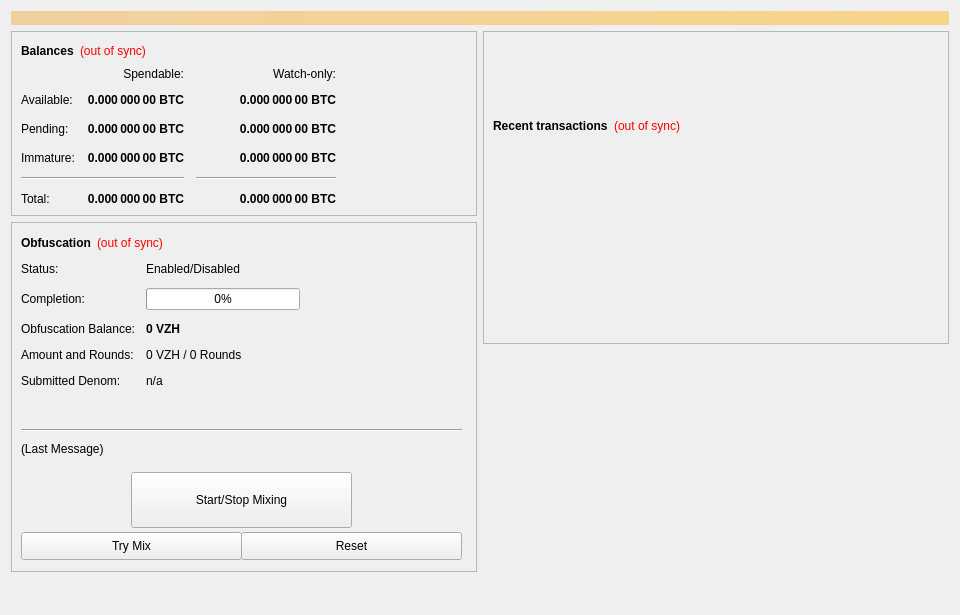
<?xml version="1.0" encoding="UTF-8"?>
<ui version="4.0">
 <class>OverviewPage</class>
 <widget class="QWidget" name="OverviewPage">
  <property name="geometry">
   <rect>
    <x>0</x>
    <y>0</y>
    <width>960</width>
    <height>615</height>
   </rect>
  </property>
  <property name="minimumSize">
   <size>
    <width>960</width>
    <height>0</height>
   </size>
  </property>
  <property name="windowTitle">
   <string>Form</string>
  </property>
  <layout class="QVBoxLayout" name="topLayout">
   <item>
    <widget class="QLabel" name="labelAlerts">
     <property name="visible">
      <bool>false</bool>
     </property>
     <property name="styleSheet">
      <string notr="true">background-color: qlineargradient(x1: 0, y1: 0, x2: 1, y2: 0, stop:0 #F0D0A0, stop:1 #F8D488); color:#000000;</string>
     </property>
     <property name="wordWrap">
      <bool>true</bool>
     </property>
     <property name="margin">
      <number>3</number>
     </property>
    </widget>
   </item>
   <item>
    <layout class="QHBoxLayout" name="horizontalLayout" stretch="1,1">
     <item>
      <layout class="QVBoxLayout" name="verticalLayout_2">
       <item>
        <widget class="QFrame" name="frame">
         <property name="frameShape">
          <enum>QFrame::StyledPanel</enum>
         </property>
         <property name="frameShadow">
          <enum>QFrame::Raised</enum>
         </property>
         <layout class="QVBoxLayout" name="verticalLayout_4">
          <item>
           <layout class="QHBoxLayout" name="horizontalLayout_4">
            <item>
             <widget class="QLabel" name="label_5">
              <property name="font">
               <font>
                <weight>75</weight>
                <bold>true</bold>
               </font>
              </property>
              <property name="text">
               <string>Balances</string>
              </property>
             </widget>
            </item>
            <item>
             <widget class="QLabel" name="labelWalletStatus">
              <property name="cursor">
               <cursorShape>WhatsThisCursor</cursorShape>
              </property>
              <property name="toolTip">
               <string>The displayed information may be out of date. Your wallet automatically synchronizes with the vizeh network after a connection is established, but this process has not completed yet.</string>
              </property>
              <property name="styleSheet">
               <string notr="true">QLabel { color: red; }</string>
              </property>
              <property name="text">
               <string notr="true">(out of sync)</string>
              </property>
              <property name="alignment">
               <set>Qt::AlignLeading|Qt::AlignLeft|Qt::AlignVCenter</set>
              </property>
             </widget>
            </item>
            <item>
             <spacer name="horizontalSpacer_3">
              <property name="orientation">
               <enum>Qt::Horizontal</enum>
              </property>
              <property name="sizeHint" stdset="0">
               <size>
                <width>40</width>
                <height>20</height>
               </size>
              </property>
             </spacer>
            </item>
           </layout>
          </item>
          <item>
           <layout class="QGridLayout" name="gridLayout">
            <property name="spacing">
             <number>12</number>
            </property>
            <item row="2" column="2">
             <widget class="QLabel" name="labelWatchPending">
              <property name="font">
               <font>
                <weight>75</weight>
                <bold>true</bold>
               </font>
              </property>
              <property name="cursor">
               <cursorShape>IBeamCursor</cursorShape>
              </property>
              <property name="toolTip">
               <string>Unconfirmed transactions to watch-only addresses</string>
              </property>
              <property name="text">
               <string notr="true">0.000 000 00 BTC</string>
              </property>
              <property name="alignment">
               <set>Qt::AlignRight|Qt::AlignTrailing|Qt::AlignVCenter</set>
              </property>
              <property name="textInteractionFlags">
               <set>Qt::LinksAccessibleByMouse|Qt::TextSelectableByKeyboard|Qt::TextSelectableByMouse</set>
              </property>
             </widget>
            </item>
            <item row="2" column="1">
             <widget class="QLabel" name="labelUnconfirmed">
              <property name="font">
               <font>
                <weight>75</weight>
                <bold>true</bold>
               </font>
              </property>
              <property name="cursor">
               <cursorShape>IBeamCursor</cursorShape>
              </property>
              <property name="toolTip">
               <string>Total of transactions that have yet to be confirmed, and do not yet count toward the spendable balance</string>
              </property>
              <property name="text">
               <string notr="true">0.000 000 00 BTC</string>
              </property>
              <property name="alignment">
               <set>Qt::AlignRight|Qt::AlignTrailing|Qt::AlignVCenter</set>
              </property>
              <property name="textInteractionFlags">
               <set>Qt::LinksAccessibleByMouse|Qt::TextSelectableByKeyboard|Qt::TextSelectableByMouse</set>
              </property>
             </widget>
            </item>
            <item row="3" column="2">
             <widget class="QLabel" name="labelWatchImmature">
              <property name="font">
               <font>
                <weight>75</weight>
                <bold>true</bold>
               </font>
              </property>
              <property name="cursor">
               <cursorShape>IBeamCursor</cursorShape>
              </property>
              <property name="toolTip">
               <string>Staked or masternode rewards in watch-only addresses that has not yet matured</string>
              </property>
              <property name="text">
               <string notr="true">0.000 000 00 BTC</string>
              </property>
              <property name="alignment">
               <set>Qt::AlignRight|Qt::AlignTrailing|Qt::AlignVCenter</set>
              </property>
              <property name="textInteractionFlags">
               <set>Qt::LinksAccessibleByMouse|Qt::TextSelectableByKeyboard|Qt::TextSelectableByMouse</set>
              </property>
             </widget>
            </item>
            <item row="4" column="0" colspan="2">
             <widget class="Line" name="lineSpendableBalance">
              <property name="orientation">
               <enum>Qt::Horizontal</enum>
              </property>
             </widget>
            </item>
            <item row="4" column="2">
             <widget class="Line" name="lineWatchBalance">
              <property name="sizePolicy">
               <sizepolicy hsizetype="Preferred" vsizetype="Fixed">
                <horstretch>0</horstretch>
                <verstretch>0</verstretch>
               </sizepolicy>
              </property>
              <property name="minimumSize">
               <size>
                <width>140</width>
                <height>0</height>
               </size>
              </property>
              <property name="orientation">
               <enum>Qt::Horizontal</enum>
              </property>
             </widget>
            </item>
            <item row="5" column="0">
             <widget class="QLabel" name="labelTotalText">
              <property name="text">
               <string>Total:</string>
              </property>
             </widget>
            </item>
            <item row="3" column="1">
             <widget class="QLabel" name="labelImmature">
              <property name="font">
               <font>
                <weight>75</weight>
                <bold>true</bold>
               </font>
              </property>
              <property name="cursor">
               <cursorShape>IBeamCursor</cursorShape>
              </property>
              <property name="toolTip">
               <string>Staked or masternode rewards that has not yet matured</string>
              </property>
              <property name="text">
               <string notr="true">0.000 000 00 BTC</string>
              </property>
              <property name="alignment">
               <set>Qt::AlignRight|Qt::AlignTrailing|Qt::AlignVCenter</set>
              </property>
              <property name="textInteractionFlags">
               <set>Qt::LinksAccessibleByMouse|Qt::TextSelectableByKeyboard|Qt::TextSelectableByMouse</set>
              </property>
             </widget>
            </item>
            <item row="2" column="3">
             <spacer name="horizontalSpacer_2">
              <property name="orientation">
               <enum>Qt::Horizontal</enum>
              </property>
              <property name="sizeHint" stdset="0">
               <size>
                <width>40</width>
                <height>20</height>
               </size>
              </property>
             </spacer>
            </item>
            <item row="3" column="0">
             <widget class="QLabel" name="labelImmatureText">
              <property name="text">
               <string>Immature:</string>
              </property>
             </widget>
            </item>
            <item row="5" column="1">
             <widget class="QLabel" name="labelTotal">
              <property name="font">
               <font>
                <weight>75</weight>
                <bold>true</bold>
               </font>
              </property>
              <property name="cursor">
               <cursorShape>IBeamCursor</cursorShape>
              </property>
              <property name="toolTip">
               <string>Your current total balance</string>
              </property>
              <property name="text">
               <string notr="true">0.000 000 00 BTC</string>
              </property>
              <property name="alignment">
               <set>Qt::AlignRight|Qt::AlignTrailing|Qt::AlignVCenter</set>
              </property>
              <property name="textInteractionFlags">
               <set>Qt::LinksAccessibleByMouse|Qt::TextSelectableByKeyboard|Qt::TextSelectableByMouse</set>
              </property>
             </widget>
            </item>
            <item row="5" column="2">
             <widget class="QLabel" name="labelWatchTotal">
              <property name="font">
               <font>
                <weight>75</weight>
                <bold>true</bold>
               </font>
              </property>
              <property name="cursor">
               <cursorShape>IBeamCursor</cursorShape>
              </property>
              <property name="toolTip">
               <string>Current total balance in watch-only addresses</string>
              </property>
              <property name="text">
               <string notr="true">0.000 000 00 BTC</string>
              </property>
              <property name="alignment">
               <set>Qt::AlignRight|Qt::AlignTrailing|Qt::AlignVCenter</set>
              </property>
              <property name="textInteractionFlags">
               <set>Qt::LinksAccessibleByMouse|Qt::TextSelectableByKeyboard|Qt::TextSelectableByMouse</set>
              </property>
             </widget>
            </item>
            <item row="0" column="2">
             <widget class="QLabel" name="labelWatchonly">
              <property name="text">
               <string>Watch-only:</string>
              </property>
              <property name="alignment">
               <set>Qt::AlignRight|Qt::AlignTrailing|Qt::AlignVCenter</set>
              </property>
             </widget>
            </item>
            <item row="1" column="0">
             <widget class="QLabel" name="labelBalanceText">
              <property name="text">
               <string>Available:</string>
              </property>
             </widget>
            </item>
            <item row="1" column="1">
             <widget class="QLabel" name="labelBalance">
              <property name="font">
               <font>
                <weight>75</weight>
                <bold>true</bold>
               </font>
              </property>
              <property name="cursor">
               <cursorShape>IBeamCursor</cursorShape>
              </property>
              <property name="toolTip">
               <string>Your current spendable balance</string>
              </property>
              <property name="text">
               <string notr="true">0.000 000 00 BTC</string>
              </property>
              <property name="alignment">
               <set>Qt::AlignRight|Qt::AlignTrailing|Qt::AlignVCenter</set>
              </property>
              <property name="textInteractionFlags">
               <set>Qt::LinksAccessibleByMouse|Qt::TextSelectableByKeyboard|Qt::TextSelectableByMouse</set>
              </property>
             </widget>
            </item>
            <item row="1" column="2">
             <widget class="QLabel" name="labelWatchAvailable">
              <property name="font">
               <font>
                <weight>75</weight>
                <bold>true</bold>
               </font>
              </property>
              <property name="cursor">
               <cursorShape>IBeamCursor</cursorShape>
              </property>
              <property name="toolTip">
               <string>Your current balance in watch-only addresses</string>
              </property>
              <property name="text">
               <string notr="true">0.000 000 00 BTC</string>
              </property>
              <property name="alignment">
               <set>Qt::AlignRight|Qt::AlignTrailing|Qt::AlignVCenter</set>
              </property>
              <property name="textInteractionFlags">
               <set>Qt::LinksAccessibleByMouse|Qt::TextSelectableByKeyboard|Qt::TextSelectableByMouse</set>
              </property>
             </widget>
            </item>
            <item row="2" column="0">
             <widget class="QLabel" name="labelPendingText">
              <property name="text">
               <string>Pending:</string>
              </property>
             </widget>
            </item>
            <item row="0" column="1">
             <widget class="QLabel" name="labelSpendable">
              <property name="text">
               <string>Spendable:</string>
              </property>
              <property name="alignment">
               <set>Qt::AlignRight|Qt::AlignTrailing|Qt::AlignVCenter</set>
              </property>
             </widget>
            </item>
           </layout>
          </item>
         </layout>
        </widget>
       </item>
       <item>
        <widget class="QFrame" name="frameObfuscation">
         <property name="minimumSize">
          <size>
           <width>0</width>
           <height>350</height>
          </size>
         </property>
         <property name="layoutDirection">
          <enum>Qt::LeftToRight</enum>
         </property>
         <property name="frameShape">
          <enum>QFrame::StyledPanel</enum>
         </property>
         <property name="frameShadow">
          <enum>QFrame::Raised</enum>
         </property>
         <widget class="QWidget" name="formLayoutWidget">
          <property name="geometry">
           <rect>
            <x>10</x>
            <y>40</y>
            <width>451</width>
            <height>161</height>
           </rect>
          </property>
          <layout class="QFormLayout" name="formLayout">
           <property name="fieldGrowthPolicy">
            <enum>QFormLayout::AllNonFixedFieldsGrow</enum>
           </property>
           <property name="horizontalSpacing">
            <number>11</number>
           </property>
           <property name="verticalSpacing">
            <number>12</number>
           </property>
           <item row="0" column="0">
            <widget class="QLabel" name="label_6">
             <property name="text">
              <string>Status:</string>
             </property>
            </widget>
           </item>
           <item row="1" column="0">
            <widget class="QLabel" name="label_7">
             <property name="text">
              <string>Completion:</string>
             </property>
            </widget>
           </item>
           <item row="1" column="1">
            <widget class="QProgressBar" name="obfuscationProgress">
             <property name="maximumSize">
              <size>
               <width>154</width>
               <height>16777215</height>
              </size>
             </property>
             <property name="value">
              <number>0</number>
             </property>
            </widget>
           </item>
           <item row="2" column="0">
            <widget class="QLabel" name="labelAnonymizedText">
             <property name="text">
              <string>Obfuscation Balance:</string>
             </property>
            </widget>
           </item>
           <item row="2" column="1">
            <widget class="QLabel" name="labelAnonymized">
             <property name="font">
              <font>
               <weight>75</weight>
               <bold>true</bold>
              </font>
             </property>
             <property name="text">
              <string notr="true">0 VZH</string>
             </property>
            </widget>
           </item>
           <item row="3" column="0">
            <widget class="QLabel" name="label_8">
             <property name="text">
              <string>Amount and Rounds:</string>
             </property>
            </widget>
           </item>
           <item row="3" column="1">
            <widget class="QLabel" name="labelAmountRounds">
             <property name="text">
              <string>0 VZH / 0 Rounds</string>
             </property>
            </widget>
           </item>
           <item row="4" column="0">
            <widget class="QLabel" name="label_9">
             <property name="text">
              <string>Submitted Denom:</string>
             </property>
            </widget>
           </item>
           <item row="4" column="1">
            <widget class="QLabel" name="labelSubmittedDenom">
             <property name="toolTip">
              <string>The denominations you submitted to the Masternode.&lt;br&gt;To mix, other users must submit the exact same denominations.</string>
             </property>
             <property name="text">
              <string>n/a</string>
             </property>
            </widget>
           </item>
           <item row="0" column="1">
            <widget class="QLabel" name="obfuscationEnabled">
             <property name="text">
              <string>Enabled/Disabled</string>
             </property>
            </widget>
           </item>
          </layout>
         </widget>
         <widget class="QPushButton" name="runAutoDenom">
          <property name="geometry">
           <rect>
            <x>251</x>
            <y>17</y>
            <width>1</width>
            <height>1</height>
           </rect>
          </property>
          <property name="palette">
           <palette>
            <active>
             <colorrole role="WindowText">
              <brush brushstyle="SolidPattern">
               <color alpha="255">
                <red>0</red>
                <green>0</green>
                <blue>0</blue>
               </color>
              </brush>
             </colorrole>
             <colorrole role="Button">
              <brush brushstyle="SolidPattern">
               <color alpha="255">
                <red>239</red>
                <green>238</green>
                <blue>238</blue>
               </color>
              </brush>
             </colorrole>
             <colorrole role="Light">
              <brush brushstyle="SolidPattern">
               <color alpha="255">
                <red>255</red>
                <green>255</green>
                <blue>255</blue>
               </color>
              </brush>
             </colorrole>
             <colorrole role="Midlight">
              <brush brushstyle="SolidPattern">
               <color alpha="255">
                <red>247</red>
                <green>246</green>
                <blue>246</blue>
               </color>
              </brush>
             </colorrole>
             <colorrole role="Dark">
              <brush brushstyle="SolidPattern">
               <color alpha="255">
                <red>119</red>
                <green>119</green>
                <blue>119</blue>
               </color>
              </brush>
             </colorrole>
             <colorrole role="Mid">
              <brush brushstyle="SolidPattern">
               <color alpha="255">
                <red>159</red>
                <green>159</green>
                <blue>159</blue>
               </color>
              </brush>
             </colorrole>
             <colorrole role="Text">
              <brush brushstyle="SolidPattern">
               <color alpha="255">
                <red>0</red>
                <green>0</green>
                <blue>0</blue>
               </color>
              </brush>
             </colorrole>
             <colorrole role="BrightText">
              <brush brushstyle="SolidPattern">
               <color alpha="255">
                <red>255</red>
                <green>255</green>
                <blue>255</blue>
               </color>
              </brush>
             </colorrole>
             <colorrole role="ButtonText">
              <brush brushstyle="SolidPattern">
               <color alpha="255">
                <red>0</red>
                <green>0</green>
                <blue>0</blue>
               </color>
              </brush>
             </colorrole>
             <colorrole role="Base">
              <brush brushstyle="SolidPattern">
               <color alpha="255">
                <red>255</red>
                <green>255</green>
                <blue>255</blue>
               </color>
              </brush>
             </colorrole>
             <colorrole role="Window">
              <brush brushstyle="SolidPattern">
               <color alpha="255">
                <red>239</red>
                <green>238</green>
                <blue>238</blue>
               </color>
              </brush>
             </colorrole>
             <colorrole role="Shadow">
              <brush brushstyle="SolidPattern">
               <color alpha="255">
                <red>0</red>
                <green>0</green>
                <blue>0</blue>
               </color>
              </brush>
             </colorrole>
             <colorrole role="AlternateBase">
              <brush brushstyle="SolidPattern">
               <color alpha="255">
                <red>247</red>
                <green>246</green>
                <blue>246</blue>
               </color>
              </brush>
             </colorrole>
             <colorrole role="ToolTipBase">
              <brush brushstyle="SolidPattern">
               <color alpha="255">
                <red>255</red>
                <green>255</green>
                <blue>220</blue>
               </color>
              </brush>
             </colorrole>
             <colorrole role="ToolTipText">
              <brush brushstyle="SolidPattern">
               <color alpha="255">
                <red>0</red>
                <green>0</green>
                <blue>0</blue>
               </color>
              </brush>
             </colorrole>
            </active>
            <inactive>
             <colorrole role="WindowText">
              <brush brushstyle="SolidPattern">
               <color alpha="255">
                <red>0</red>
                <green>0</green>
                <blue>0</blue>
               </color>
              </brush>
             </colorrole>
             <colorrole role="Button">
              <brush brushstyle="SolidPattern">
               <color alpha="255">
                <red>239</red>
                <green>238</green>
                <blue>238</blue>
               </color>
              </brush>
             </colorrole>
             <colorrole role="Light">
              <brush brushstyle="SolidPattern">
               <color alpha="255">
                <red>255</red>
                <green>255</green>
                <blue>255</blue>
               </color>
              </brush>
             </colorrole>
             <colorrole role="Midlight">
              <brush brushstyle="SolidPattern">
               <color alpha="255">
                <red>247</red>
                <green>246</green>
                <blue>246</blue>
               </color>
              </brush>
             </colorrole>
             <colorrole role="Dark">
              <brush brushstyle="SolidPattern">
               <color alpha="255">
                <red>119</red>
                <green>119</green>
                <blue>119</blue>
               </color>
              </brush>
             </colorrole>
             <colorrole role="Mid">
              <brush brushstyle="SolidPattern">
               <color alpha="255">
                <red>159</red>
                <green>159</green>
                <blue>159</blue>
               </color>
              </brush>
             </colorrole>
             <colorrole role="Text">
              <brush brushstyle="SolidPattern">
               <color alpha="255">
                <red>0</red>
                <green>0</green>
                <blue>0</blue>
               </color>
              </brush>
             </colorrole>
             <colorrole role="BrightText">
              <brush brushstyle="SolidPattern">
               <color alpha="255">
                <red>255</red>
                <green>255</green>
                <blue>255</blue>
               </color>
              </brush>
             </colorrole>
             <colorrole role="ButtonText">
              <brush brushstyle="SolidPattern">
               <color alpha="255">
                <red>0</red>
                <green>0</green>
                <blue>0</blue>
               </color>
              </brush>
             </colorrole>
             <colorrole role="Base">
              <brush brushstyle="SolidPattern">
               <color alpha="255">
                <red>255</red>
                <green>255</green>
                <blue>255</blue>
               </color>
              </brush>
             </colorrole>
             <colorrole role="Window">
              <brush brushstyle="SolidPattern">
               <color alpha="255">
                <red>239</red>
                <green>238</green>
                <blue>238</blue>
               </color>
              </brush>
             </colorrole>
             <colorrole role="Shadow">
              <brush brushstyle="SolidPattern">
               <color alpha="255">
                <red>0</red>
                <green>0</green>
                <blue>0</blue>
               </color>
              </brush>
             </colorrole>
             <colorrole role="AlternateBase">
              <brush brushstyle="SolidPattern">
               <color alpha="255">
                <red>247</red>
                <green>246</green>
                <blue>246</blue>
               </color>
              </brush>
             </colorrole>
             <colorrole role="ToolTipBase">
              <brush brushstyle="SolidPattern">
               <color alpha="255">
                <red>255</red>
                <green>255</green>
                <blue>220</blue>
               </color>
              </brush>
             </colorrole>
             <colorrole role="ToolTipText">
              <brush brushstyle="SolidPattern">
               <color alpha="255">
                <red>0</red>
                <green>0</green>
                <blue>0</blue>
               </color>
              </brush>
             </colorrole>
            </inactive>
            <disabled>
             <colorrole role="WindowText">
              <brush brushstyle="SolidPattern">
               <color alpha="255">
                <red>119</red>
                <green>119</green>
                <blue>119</blue>
               </color>
              </brush>
             </colorrole>
             <colorrole role="Button">
              <brush brushstyle="SolidPattern">
               <color alpha="255">
                <red>239</red>
                <green>238</green>
                <blue>238</blue>
               </color>
              </brush>
             </colorrole>
             <colorrole role="Light">
              <brush brushstyle="SolidPattern">
               <color alpha="255">
                <red>255</red>
                <green>255</green>
                <blue>255</blue>
               </color>
              </brush>
             </colorrole>
             <colorrole role="Midlight">
              <brush brushstyle="SolidPattern">
               <color alpha="255">
                <red>247</red>
                <green>246</green>
                <blue>246</blue>
               </color>
              </brush>
             </colorrole>
             <colorrole role="Dark">
              <brush brushstyle="SolidPattern">
               <color alpha="255">
                <red>119</red>
                <green>119</green>
                <blue>119</blue>
               </color>
              </brush>
             </colorrole>
             <colorrole role="Mid">
              <brush brushstyle="SolidPattern">
               <color alpha="255">
                <red>159</red>
                <green>159</green>
                <blue>159</blue>
               </color>
              </brush>
             </colorrole>
             <colorrole role="Text">
              <brush brushstyle="SolidPattern">
               <color alpha="255">
                <red>119</red>
                <green>119</green>
                <blue>119</blue>
               </color>
              </brush>
             </colorrole>
             <colorrole role="BrightText">
              <brush brushstyle="SolidPattern">
               <color alpha="255">
                <red>255</red>
                <green>255</green>
                <blue>255</blue>
               </color>
              </brush>
             </colorrole>
             <colorrole role="ButtonText">
              <brush brushstyle="SolidPattern">
               <color alpha="255">
                <red>119</red>
                <green>119</green>
                <blue>119</blue>
               </color>
              </brush>
             </colorrole>
             <colorrole role="Base">
              <brush brushstyle="SolidPattern">
               <color alpha="255">
                <red>239</red>
                <green>238</green>
                <blue>238</blue>
               </color>
              </brush>
             </colorrole>
             <colorrole role="Window">
              <brush brushstyle="SolidPattern">
               <color alpha="255">
                <red>239</red>
                <green>238</green>
                <blue>238</blue>
               </color>
              </brush>
             </colorrole>
             <colorrole role="Shadow">
              <brush brushstyle="SolidPattern">
               <color alpha="255">
                <red>0</red>
                <green>0</green>
                <blue>0</blue>
               </color>
              </brush>
             </colorrole>
             <colorrole role="AlternateBase">
              <brush brushstyle="SolidPattern">
               <color alpha="255">
                <red>239</red>
                <green>238</green>
                <blue>238</blue>
               </color>
              </brush>
             </colorrole>
             <colorrole role="ToolTipBase">
              <brush brushstyle="SolidPattern">
               <color alpha="255">
                <red>255</red>
                <green>255</green>
                <blue>220</blue>
               </color>
              </brush>
             </colorrole>
             <colorrole role="ToolTipText">
              <brush brushstyle="SolidPattern">
               <color alpha="255">
                <red>0</red>
                <green>0</green>
                <blue>0</blue>
               </color>
              </brush>
             </colorrole>
            </disabled>
           </palette>
          </property>
          <property name="focusPolicy">
           <enum>Qt::NoFocus</enum>
          </property>
          <property name="autoFillBackground">
           <bool>true</bool>
          </property>
          <property name="text">
           <string/>
          </property>
          <property name="flat">
           <bool>true</bool>
          </property>
         </widget>
         <widget class="QPushButton" name="toggleObfuscation">
          <property name="geometry">
           <rect>
            <x>120</x>
            <y>250</y>
            <width>221</width>
            <height>56</height>
           </rect>
          </property>
          <property name="sizePolicy">
           <sizepolicy hsizetype="MinimumExpanding" vsizetype="Fixed">
            <horstretch>0</horstretch>
            <verstretch>0</verstretch>
           </sizepolicy>
          </property>
          <property name="text">
           <string>Start/Stop Mixing</string>
          </property>
         </widget>
         <widget class="Line" name="lineLastMessage">
          <property name="geometry">
           <rect>
            <x>10</x>
            <y>200</y>
            <width>441</width>
            <height>16</height>
           </rect>
          </property>
          <property name="orientation">
           <enum>Qt::Horizontal</enum>
          </property>
         </widget>
         <widget class="QLabel" name="obfuscationStatus">
          <property name="geometry">
           <rect>
            <x>10</x>
            <y>220</y>
            <width>451</width>
            <height>61</height>
           </rect>
          </property>
          <property name="minimumSize">
           <size>
            <width>288</width>
            <height>43</height>
           </size>
          </property>
          <property name="text">
           <string>(Last Message)</string>
          </property>
          <property name="alignment">
           <set>Qt::AlignLeading|Qt::AlignLeft|Qt::AlignTop</set>
          </property>
          <property name="wordWrap">
           <bool>true</bool>
          </property>
         </widget>
         <widget class="QPushButton" name="obfuscationAuto">
          <property name="geometry">
           <rect>
            <x>10</x>
            <y>310</y>
            <width>221</width>
            <height>28</height>
           </rect>
          </property>
          <property name="sizePolicy">
           <sizepolicy hsizetype="MinimumExpanding" vsizetype="Fixed">
            <horstretch>0</horstretch>
            <verstretch>0</verstretch>
           </sizepolicy>
          </property>
          <property name="toolTip">
           <string>Try to manually submit a Obfuscation request.</string>
          </property>
          <property name="text">
           <string>Try Mix</string>
          </property>
         </widget>
         <widget class="QPushButton" name="obfuscationReset">
          <property name="geometry">
           <rect>
            <x>230</x>
            <y>310</y>
            <width>221</width>
            <height>28</height>
           </rect>
          </property>
          <property name="sizePolicy">
           <sizepolicy hsizetype="MinimumExpanding" vsizetype="Fixed">
            <horstretch>0</horstretch>
            <verstretch>0</verstretch>
           </sizepolicy>
          </property>
          <property name="toolTip">
           <string>Reset the current status of Obfuscation (can interrupt Obfuscation if it's in the process of Mixing, which can cost you money!)</string>
          </property>
          <property name="autoFillBackground">
           <bool>false</bool>
          </property>
          <property name="text">
           <string>Reset</string>
          </property>
         </widget>
         <widget class="QWidget" name="layoutWidget">
          <property name="geometry">
           <rect>
            <x>10</x>
            <y>10</y>
            <width>431</width>
            <height>22</height>
           </rect>
          </property>
          <layout class="QHBoxLayout" name="horizontalLayout_5">
           <item>
            <widget class="QLabel" name="label_2">
             <property name="font">
              <font>
               <weight>75</weight>
               <bold>true</bold>
              </font>
             </property>
             <property name="text">
              <string>Obfuscation</string>
             </property>
            </widget>
           </item>
           <item>
            <widget class="QLabel" name="labelObfuscationSyncStatus">
             <property name="toolTip">
              <string>The displayed information may be out of date. Your wallet automatically synchronizes with the vizeh network after a connection is established, but this process has not completed yet.</string>
             </property>
             <property name="styleSheet">
              <string notr="true">QLabel { color: red; }</string>
             </property>
             <property name="text">
              <string notr="true">(out of sync)</string>
             </property>
             <property name="alignment">
              <set>Qt::AlignLeading|Qt::AlignLeft|Qt::AlignVCenter</set>
             </property>
            </widget>
           </item>
           <item>
            <spacer name="horizontalSpacer_4">
             <property name="orientation">
              <enum>Qt::Horizontal</enum>
             </property>
             <property name="sizeHint" stdset="0">
              <size>
               <width>40</width>
               <height>20</height>
              </size>
             </property>
            </spacer>
           </item>
          </layout>
         </widget>
        </widget>
       </item>
       <item>
        <spacer name="verticalSpacer">
         <property name="orientation">
          <enum>Qt::Vertical</enum>
         </property>
         <property name="sizeHint" stdset="0">
          <size>
           <width>20</width>
           <height>40</height>
          </size>
         </property>
        </spacer>
       </item>
      </layout>
     </item>
     <item>
      <layout class="QVBoxLayout" name="verticalLayout_3">
       <item>
        <widget class="QFrame" name="frame_2">
         <property name="frameShape">
          <enum>QFrame::StyledPanel</enum>
         </property>
         <property name="frameShadow">
          <enum>QFrame::Raised</enum>
         </property>
         <layout class="QVBoxLayout" name="verticalLayout">
          <item>
           <spacer name="verticalSpacer_3">
            <property name="orientation">
             <enum>Qt::Vertical</enum>
            </property>
            <property name="sizeType">
             <enum>QSizePolicy::Fixed</enum>
            </property>
            <property name="sizeHint" stdset="0">
             <size>
              <width>20</width>
              <height>75</height>
             </size>
            </property>
           </spacer>
          </item>
          <item>
           <layout class="QHBoxLayout" name="horizontalLayout_2">
            <item>
             <widget class="QLabel" name="label_4">
              <property name="font">
               <font>
                <weight>75</weight>
                <bold>true</bold>
               </font>
              </property>
              <property name="text">
               <string>Recent transactions</string>
              </property>
             </widget>
            </item>
            <item>
             <widget class="QLabel" name="labelTransactionsStatus">
              <property name="cursor">
               <cursorShape>WhatsThisCursor</cursorShape>
              </property>
              <property name="toolTip">
               <string>The displayed information may be out of date. Your wallet automatically synchronizes with the vizeh network after a connection is established, but this process has not completed yet.</string>
              </property>
              <property name="styleSheet">
               <string notr="true">QLabel { color: red; }</string>
              </property>
              <property name="text">
               <string notr="true">(out of sync)</string>
              </property>
              <property name="alignment">
               <set>Qt::AlignRight|Qt::AlignTrailing|Qt::AlignVCenter</set>
              </property>
             </widget>
            </item>
            <item>
             <spacer name="horizontalSpacer">
              <property name="orientation">
               <enum>Qt::Horizontal</enum>
              </property>
              <property name="sizeHint" stdset="0">
               <size>
                <width>40</width>
                <height>20</height>
               </size>
              </property>
             </spacer>
            </item>
           </layout>
          </item>
          <item>
           <widget class="QListView" name="listTransactions">
            <property name="styleSheet">
             <string notr="true">QListView { background: transparent; }</string>
            </property>
            <property name="frameShape">
             <enum>QFrame::NoFrame</enum>
            </property>
            <property name="verticalScrollBarPolicy">
             <enum>Qt::ScrollBarAlwaysOff</enum>
            </property>
            <property name="horizontalScrollBarPolicy">
             <enum>Qt::ScrollBarAlwaysOff</enum>
            </property>
            <property name="selectionMode">
             <enum>QAbstractItemView::NoSelection</enum>
            </property>
           </widget>
          </item>
         </layout>
        </widget>
       </item>
       <item>
        <spacer name="verticalSpacer_2">
         <property name="orientation">
          <enum>Qt::Vertical</enum>
         </property>
         <property name="sizeType">
          <enum>QSizePolicy::Expanding</enum>
         </property>
         <property name="sizeHint" stdset="0">
          <size>
           <width>20</width>
           <height>40</height>
          </size>
         </property>
        </spacer>
       </item>
      </layout>
     </item>
    </layout>
   </item>
  </layout>
 </widget>
 <resources/>
 <connections/>
</ui>
